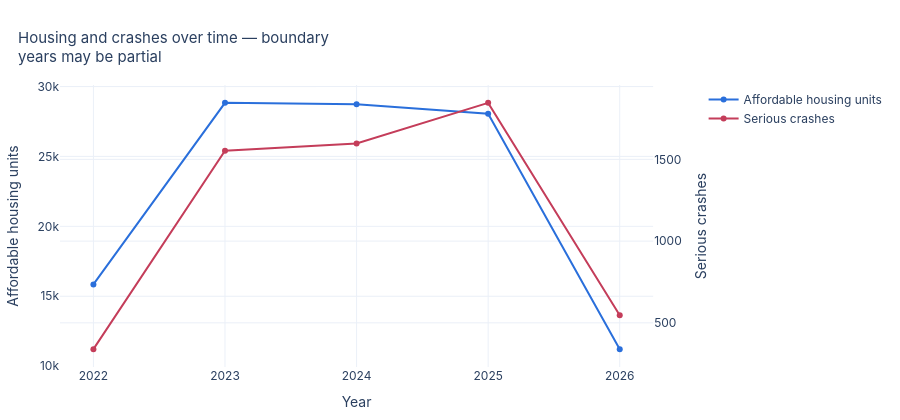

The notebook cell this image was saved under:
### Markdown cell above
## RQ3 — How have affordable housing production and serious crashes changed over time?
Annual totals use two labelled axes because units and crash counts have different scales. Compare 2023–2025 for complete calendar-year windows (with missing-ZIP exclusions); 2022 and 2026 cover partial years. Matched ZIP coverage also changes by year, so this is not a citywide trend or a controlled comparison.

### Code cell
rq3(df_integrated).show()
annual = df_integrated.groupby("year")[["affordable_units", "serious_crash_count"]].sum()
full_years = annual.loc[2023:2025]
display(full_years)
display(full_years.pct_change().mul(100).rename(columns=lambda c: c + "_change_percent"))

### Figure 1 — Plotly figure (JSON) as saved in the notebook; plotly's stock layout.template omitted (floating-point values rounded to 4 significant figures)
{"data": [{"line": {"color": "#2a6fdb"}, "mode": "lines+markers", "name": "Affordable housing units", "type": "scatter", "x": [2022, 2023, 2024, 2025, 2026], "xaxis": "x", "y": [15850.0, 28830.0, 28730.0, 28060.0, 11220.0], "yaxis": "y"}, {"line": {"color": "#c43d5a"}, "mode": "lines+markers", "name": "Serious crashes", "type": "scatter", "x": [2022, 2023, 2024, 2025, 2026], "xaxis": "x", "y": [339.0, 1553.0, 1597.0, 1846.0, 546.0], "yaxis": "y2"}], "layout": {"font": {"family": "Inter, Arial, sans-serif", "size": 12}, "height": 420, "hoverlabel": {"font": {"size": 12}}, "legend": {"title": {}}, "margin": {"b": 50, "l": 60, "r": 80, "t": 85}, "title": {"font": {"size": 15}, "text": "Housing and crashes over time — boundary<br>years may be partial", "x": 0.02}, "xaxis": {"anchor": "y", "domain": [0.0, 0.94], "dtick": 1, "title": {"text": "Year"}}, "yaxis": {"anchor": "x", "domain": [0.0, 1.0], "title": {"text": "Affordable housing units"}}, "yaxis2": {"anchor": "x", "overlaying": "y", "side": "right", "title": {"text": "Serious crashes"}}}}
